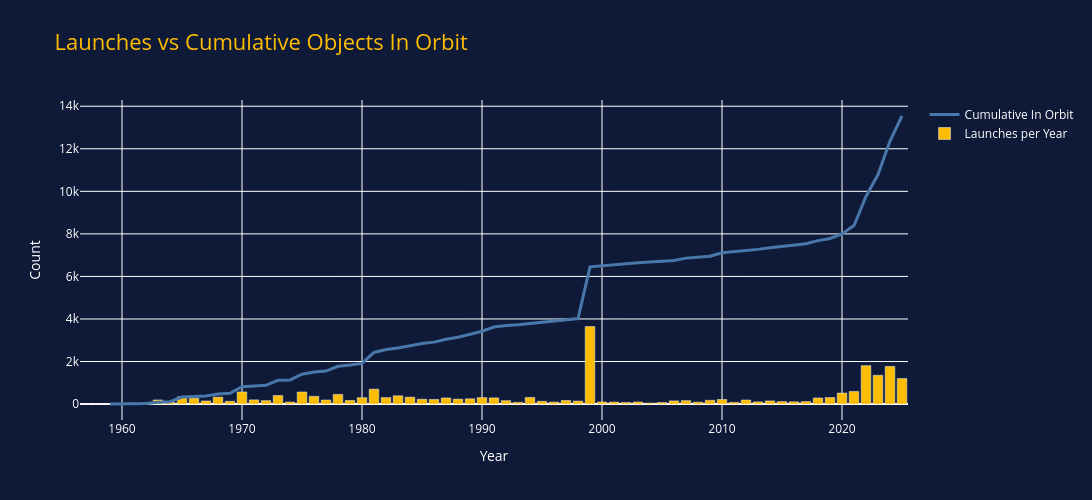

The notebook cell saved with this chart:
### Code cell
import plotly.graph_objects as go

fig = go.Figure()

# Add cumulative line
fig.add_trace(go.Scatter(
    x=cumulative_by_year.index,
    y=cumulative_by_year.values,
    #mode='lines+markers',
    mode='lines',
    name='Cumulative In Orbit',
    line=dict(color='#4977AA', width=3),
    marker=dict(color='white', size=6)
))

# Add yearly launches as bars
fig.add_trace(go.Bar(
    x=launches_by_year.index,
    y=launches_by_year.values,
    name='Launches per Year',
    marker_color='#FFBD02'
))

# Apply custom styling
fig.update_layout(
    title='Launches vs Cumulative Objects In Orbit',
    title_font=dict(color='#FFBD02', size=22),
    plot_bgcolor='#0F1A38',
    paper_bgcolor='#0F1A38',
    font=dict(color='white'),
    xaxis=dict(title='Year', color='white', gridcolor='white'),
    yaxis=dict(title='Count', color='white', gridcolor='white'),
    legend=dict(font=dict(color='white')),
    barmode='overlay',
    width=1200,
    height=500
)

fig.show()

### Figure 1 — Plotly figure (JSON) as saved in the notebook; plotly's stock layout.template omitted (floating-point values rounded to 4 significant figures)
{"data": [{"line": {"color": "#4977AA", "width": 3}, "marker": {"color": "white", "size": 6}, "mode": "lines", "name": "Cumulative In Orbit", "type": "scatter", "x": [1959, 1960, 1961, 1962, 1963, 1964, 1965, 1966, 1967, 1968, 1969, 1970, 1971, 1972, 1973, 1974, 1975, 1976, 1977, 1978, 1979, 1980, 1981, 1982, 1983, 1984, 1985, 1986, 1987, 1988, 1989, 1990, 1991, 1992, 1993, 1994, 1995, 1996, 1997, 1998, 1999, 2000, 2001, 2002, 2003, 2004, 2005, 2006, 2007, 2008, 2009, 2010, 2011, 2012, 2013, 2014, 2015, 2016, 2017, 2018, 2019, 2020, 2021, 2022, 2023, 2024, 2025], "y": [4, 14, 21, 33, 87, 111, 333, 363, 384, 478, 509, 816, 850, 883, 1116, 1137, 1406, 1506, 1550, 1777, 1834, 1913, 2427, 2563, 2641, 2762, 2849, 2912, 3051, 3143, 3275, 3424, 3620, 3694, 3729, 3786, 3833, 3891, 3960, 4022, 6453, 6503, 6561, 6596, 6646, 6675, 6712, 6745, 6861, 6903, 6952, 7115, 7165, 7209, 7272, 7347, 7407, 7471, 7535, 7683, 7783, 8000, 8393, 9757, 10790, 12364, 13541]}, {"marker": {"color": "#FFBD02"}, "name": "Launches per Year", "type": "bar", "x": [1957.0, 1958.0, 1959.0, 1960.0, 1961.0, 1962.0, 1963.0, 1964.0, 1965.0, 1966.0, 1967.0, 1968.0, 1969.0, 1970.0, 1971.0, 1972.0, 1973.0, 1974.0, 1975.0, 1976.0, 1977.0, 1978.0, 1979.0, 1980.0, 1981.0, 1982.0, 1983.0, 1984.0, 1985.0, 1986.0, 1987.0, 1988.0, 1989.0, 1990.0, 1991.0, 1992.0, 1993.0, 1994.0, 1995.0, 1996.0, 1997.0, 1998.0, 1999.0, 2000.0, 2001.0, 2002.0, 2003.0, 2004.0, 2005.0, 2006.0, 2007.0, 2008.0, 2009.0, 2010.0, 2011.0, 2012.0, 2013.0, 2014.0, 2015.0, 2016.0, 2017.0, 2018.0, 2019.0, 2020.0, 2021.0, 2022.0, 2023.0, 2024.0, 2025.0], "y": [3, 3, 7, 22, 40, 58, 194, 88, 339, 273, 147, 327, 130, 570, 197, 162, 402, 95, 569, 364, 191, 456, 169, 300, 701, 306, 389, 325, 228, 219, 288, 234, 247, 305, 291, 161, 82, 313, 129, 93, 169, 142, 3645, 99, 94, 76, 99, 49, 75, 150, 162, 91, 177, 216, 82, 191, 103, 149, 116, 107, 117, 287, 307, 518, 593, 1806, 1353, 1771, 1200]}], "layout": {"barmode": "overlay", "font": {"color": "white"}, "height": 500, "legend": {"font": {"color": "white"}}, "paper_bgcolor": "#0F1A38", "plot_bgcolor": "#0F1A38", "title": {"font": {"color": "#FFBD02", "size": 22}, "text": "Launches vs Cumulative Objects In Orbit"}, "width": 1200, "xaxis": {"color": "white", "gridcolor": "white", "title": {"text": "Year"}}, "yaxis": {"color": "white", "gridcolor": "white", "title": {"text": "Count"}}}}
